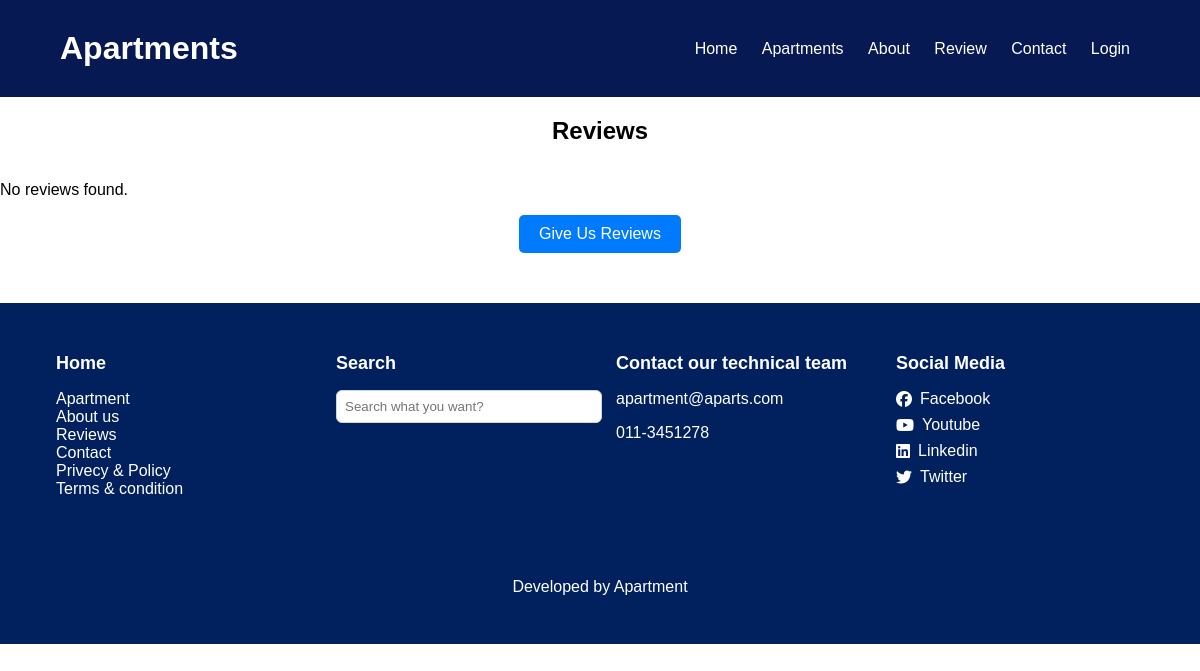
Page /review.php on the earlier database version.
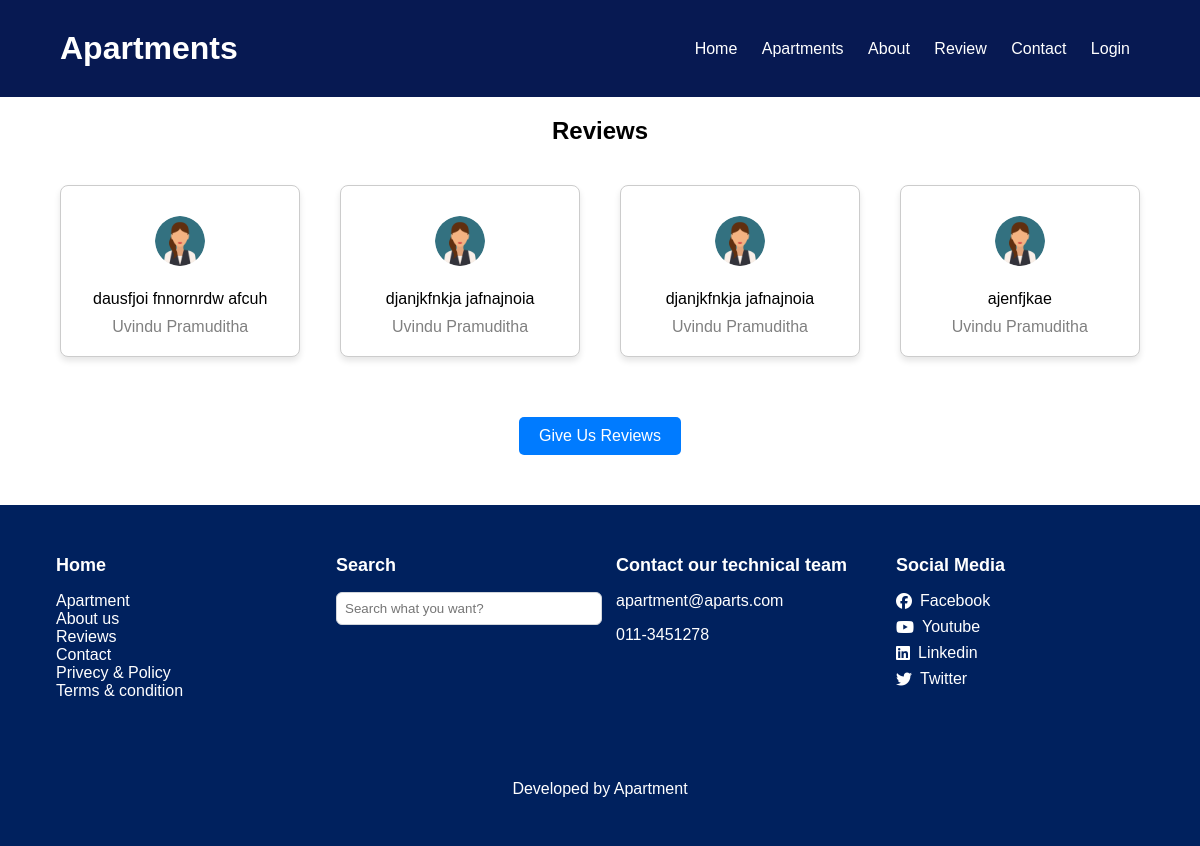
Same page on the later database version.
### tables this page shows
CREATE TABLE `reviews` (
  `id` int(11) NOT NULL,
  `user_id` int(11) DEFAULT NULL,
  `user_name` varchar(255) NOT NULL,
  `user_image` varchar(255) DEFAULT NULL,
  `email` varchar(255) DEFAULT NULL,
  `comment` text DEFAULT NULL,
  `created_at` timestamp NOT NULL DEFAULT current_timestamp()
);

### review.php (the view, shortened to what this page needs)
<!DOCTYPE html>
<html lang="en">
<head>
</head>
<body>
    <?php
    include 'connect.php';
    include 'header.php';
?>
<div class="review-container">
<h2>Reviews</h2>
</div>
<?php
    $sql = "SELECT * FROM reviews";
    $result = $connect->query($sql);
    if ($result->num_rows > 0) {
        echo "<div class='review-row'>";
        $count = 0;
        while ($row = $result->fetch_assoc()) {
            echo "<div class='review-card'>";
            echo "<img src='profile_img/" . $row["user_image"] . "' alt='User Image' width='50px'>";
            echo "<p>" . $row["comment"] . "</p>";
            echo "<p style='color: gray;'> " . $row["user_name"] . "</p>";
            echo "</div>";
            $count++;
            if ($count % 4 == 0) {
                echo "</div><div class='review-row'>";
            }
        }
        echo "</div>";
    } else {
        echo "<p>No reviews found.</p>";
    }
    ?>
    <div class="review-container">
    <button class="review-btn" onclick="window.location.href='add_review.php'">Give Us Reviews</button>
    </div>
</body>
<?php
include 'footer.php';?>
</html>

Differences in the rows shown:
added reviews: user_image (picture), comment "dausfjoi fnnornrdw afcuh", user_name "Uvindu Pramuditha"
added reviews: user_image (picture), comment "djanjkfnkja jafnajnoia", user_name "Uvindu Pramuditha"
added reviews: user_image (picture), comment "djanjkfnkja jafnajnoia", user_name "Uvindu Pramuditha"
added reviews: user_image (picture), comment "ajenfjkae", user_name "Uvindu Pramuditha"
Other differences:
text no longer shown: "No reviews found."
